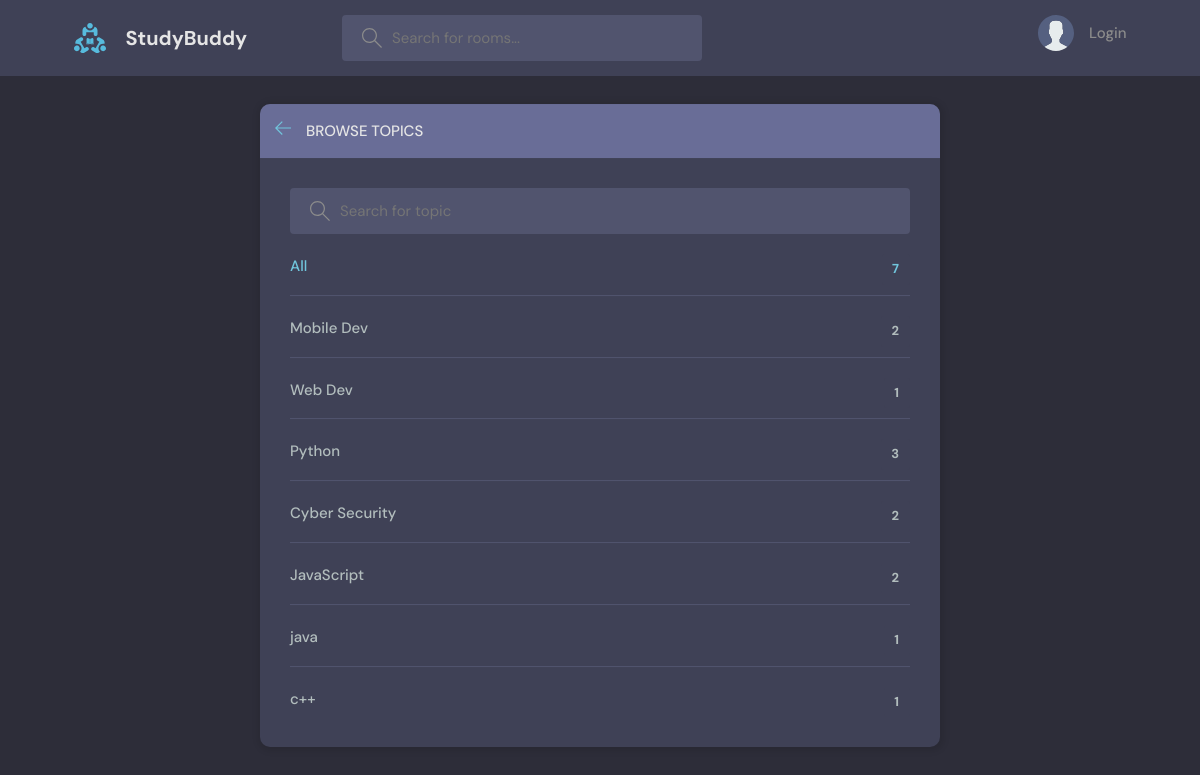
The app's page /topics with its own data.
### myApp/models.py (models this page shows)
class Topic(models.Model):
    name = models.CharField(max_length=200)
    def __str__(self) -> str:
        return self.name

### myApp/views.py (the view)
# urls.py: path('topics', views.topicsPage, name="topics"),
def topicsPage(request):
    topics = Topic.objects.all()
    q = request.GET.get('q') if request.GET.get('q') != None else ""
    topics = Topic.objects.filter(
        name__icontains = q
    )
    return render(request, "myApp/topics.html",{"topics": topics})

### myApp/templates/myApp/topics.html (shortened to what this page needs)
{% extends "main.html" %}
{% load static %}
{% block content %}
    <main class="create-room layout">
      <div class="container">
        <div class="layout__box">
          <div class="layout__boxHeader">
            <div class="layout__boxTitle">
              <a href="{% url 'home' %}">
                <svg version="1.1" xmlns="http://www.w3.org/2000/svg" width="32" height="32" viewBox="0 0 32 32">
                  <title>arrow-left</title>
                  <path
                    d="M13.723 2.286l-13.723 13.714 13.719 13.714 1.616-1.611-10.96-10.96h27.625v-2.286h-27.625l10.965-10.965-1.616-1.607z"
                  ></path>
                </svg>
              </a>
              <h3>Browse Topics</h3>
            </div>
          </div>
          <div class="topics-page layout__body">
            <form class="header__search" action="" method="GET">
              <label>
                <input placeholder="Search for topic" name = "q" />
              </label>
            </form>
            <ul class="topics__list">
              <li>
                <a href="{% url 'home' %}" class="active">All <span>{{topics.count}}</span></a>
              </li>
              {% for topic in topics %}
                <li>
                  <a href="{% url 'home' %}?q={{topic.name}}">{{topic}} <span>{{topic.room_set.all.count}}</span></a>
                </li>
              {% endfor %}
            </ul>
          </div>
        </div>
      </div>
    </main>
{% endblock content %}

### static/styles/style.css (style rules this page uses)
:root { --color-main: #71c6dd; --color-main-light: #e1f6fb; --color-dark: #3f4156; --color-dark-medium: #51546e; --color-dark-light: #696d97; --color-light: #e5e5e5; --color-gray: #8b8b8b; --color-light-gray: #b2bdbd; --color-bg: #2d2d39; --color-success: #5dd693; --color-error: #fc4b0b; }
* { font-family: "DM Sans", -apple-system, BlinkMacSystemFont, "Segoe UI", Roboto, Oxygen, Ubuntu, Cantarell, "Open Sans", "Helvetica Neue", sans-serif; margin: 0; padding: 0; box-sizing: border-box; text-rendering: optimizeLegibility; font-size: inherit; }
html { font-size: 56.25%; }
@media only screen and (min-width: 1200px) { html { font-size: 62.5%; } }
body { line-height: 1.6; font-weight: 400; font-size: 1.5rem; color: var(--color-light-gray); background-color: var(--color-bg); min-height: 100vh; }
a { display: inline-block; color: var(--color-main); text-decoration: none; }
.container { max-width: 120rem; width: 90%; margin: auto; }
.header__search > label { background-color: var(--color-dark-medium); padding: 1.3rem 1rem; display: flex; align-items: center; gap: 1rem; border-radius: 4px; }
.header__search svg { fill: var(--color-gray); width: 2rem; height: 2rem; margin-left: 1rem; }
.header__search input { width: 30rem; background: transparent; border: none; outline: none; color: var(--color-light); }
.layout { margin-top: 2.4rem; }
.layout > .container { display: flex; justify-content: space-between; align-items: flex-start; }
.layout__box { width: 90%; max-width: 48rem; min-height: 40rem; position: absolute; top: 50%; left: 50%; transform: translate(-50%, -46%); background-color: var(--color-dark); border-radius: 1rem; box-shadow: 1px 1px 6px 3px rgba(0, 0, 0, 0.1); overflow: hidden; }
.layout__boxHeader { display: flex; padding: 1.5rem; background-color: var(--color-dark-light); }
.layout__boxTitle { display: flex; gap: 1.5rem; align-items: center; }
.layout__boxTitle h3 { text-transform: uppercase; font-weight: 500; color: var(--color-light); }
.layout__boxTitle svg { width: 1.6rem; height: 1.6rem; fill: var(--color-main); }
.layout__body { margin: 3rem; }
.topics__list { list-style: none; }
.topics__list li a { display: flex; justify-content: space-between; margin-bottom: 3rem; font-weight: 500; color: var(--color-light-gray); transition: all 0.3s ease-in-out; }
.topics__list li a.active, .topics__list li a:hover { color: var(--color-main); }
.topics__list li a span { padding: 0.5rem 1rem; background-color: var(--color-dark); border-radius: 3px; font-size: 1.3rem; font-weight: 700; letter-spacing: 1px; }
.topics-page .topics__list li:not(:last-child) a { margin: 2rem 0; padding-bottom: 1rem; text-decoration: none; border-bottom: 1px solid var(--color-dark-medium); }
.topics-page .header__search { display: block; }
.create-room.layout .layout__box { max-width: 68rem; }

### records on screen
Topic: name "Mobile Dev", room_set.all.count "2"
Topic: name "Web Dev", room_set.all.count "1"
Topic: name "Python", room_set.all.count "3"
Topic: name "Cyber Security", room_set.all.count "2"
Topic: name "JavaScript", room_set.all.count "2"
Topic: name "java", room_set.all.count "1"
Topic: name "c++", room_set.all.count "1"

### other values on screen
{{ topics.count }} "7"
